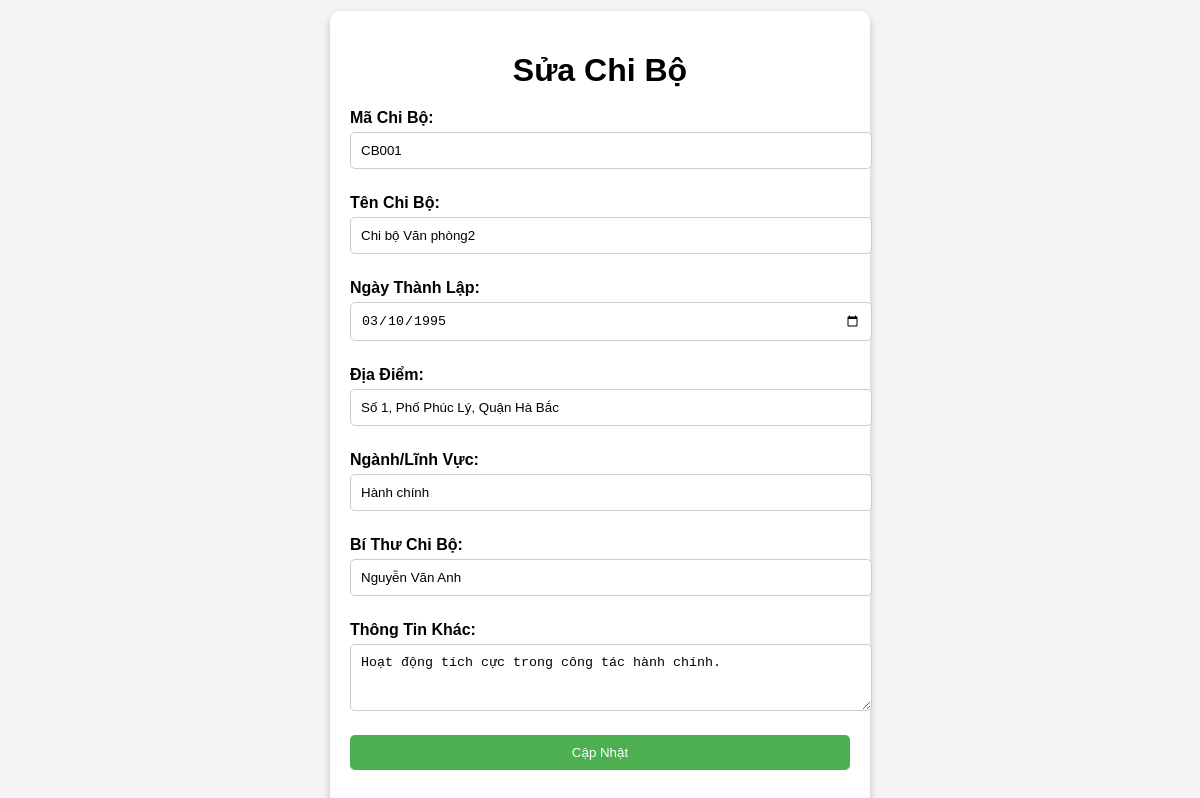
Screenshot of /admin/ChucNang/form_add_edit_chi_bo.php?maChiBo=CB001 with the database file from the repository.
### tables this page shows
CREATE TABLE `chibo` (
  `maChiBo` varchar(10) NOT NULL,
  `tenChiBo` varchar(255) NOT NULL,
  `ngayThanhLap` date NOT NULL,
  `diaDiem` varchar(255) NOT NULL,
  `nganhLinhVuc` varchar(100) DEFAULT NULL,
  `soLuongDangVien` int(11) DEFAULT 0,
  `biThuChiBo` varchar(255) NOT NULL,
  `thongTinKhac` text DEFAULT NULL
);

### admin/ChucNang/form_add_edit_chi_bo.php (the view, shortened to what this page needs)
<?php
require "../Config/connect_db.php";
$isEdit = isset($_GET['maChiBo']);
$data = [];
if ($isEdit) {
    $maChiBo = $_GET['maChiBo'];
    $sql = "SELECT * FROM chibo WHERE maChiBo = ?";
    $stmt = $conn->prepare($sql);
    $stmt->bind_param("s", $maChiBo);
    $stmt->execute();
    $result = $stmt->get_result();
    $data = $result->fetch_assoc();
}
?>
<!DOCTYPE html>
<html lang="en">
<head>
</head>
<body>
    <div class="form-container">
        <h1><?php echo $isEdit ? "Sửa Chi Bộ" : "Thêm Chi Bộ"; ?></h1>
        <form method="POST">
            <label>Mã Chi Bộ:</label>
            <input type="text" name="maChiBo" value="<?php echo $isEdit ? $data['maChiBo'] : ''; ?>" <?php echo $isEdit ? 'readonly' : ''; ?> required>
            <label>Tên Chi Bộ:</label>
            <input type="text" name="tenChiBo" value="<?php echo $data['tenChiBo'] ?? ''; ?>" required>
            <label>Ngày Thành Lập:</label>
            <input type="date" name="ngayThanhLap" value="<?php echo $data['ngayThanhLap'] ?? ''; ?>" required>
            <label>Địa Điểm:</label>
            <input type="text" name="diaDiem" value="<?php echo $data['diaDiem'] ?? ''; ?>" required>
            <label>Ngành/Lĩnh Vực:</label>
            <input type="text" name="nganhLinhVuc" value="<?php echo $data['nganhLinhVuc'] ?? ''; ?>" required>
            <label>Bí Thư Chi Bộ:</label>
            <input type="text" name="biThuChiBo" value="<?php echo $data['biThuChiBo'] ?? ''; ?>" required>
            <label>Thông Tin Khác:</label>
            <textarea name="thongTinKhac" rows="3"><?php echo $data['thongTinKhac'] ?? ''; ?></textarea>
            <button type="submit"><?php echo $isEdit ? "Cập Nhật" : "Thêm Mới"; ?></button>
        </form>
    </div>
</body>
</html>

### admin/ChucNang/form_add_edit_chi_bo.php (style rules this page uses)
body { font-family: Arial, sans-serif; background-color: #f4f4f4; display: flex; justify-content: center; align-items: center; min-height: 100vh; }
.form-container { background: white; padding: 20px; border-radius: 10px; box-shadow: 0 4px 8px rgba(0, 0, 0, 0.2); width: 100%; max-width: 500px; }
.form-container h1 { text-align: center; margin-bottom: 20px; }
.form-container label { font-weight: bold; margin-top: 10px; display: block; }
.form-container input, .form-container textarea, .form-container button { width: 100%; padding: 10px; margin: 5px 0 15px; border: 1px solid #ccc; border-radius: 5px; }
.form-container button { background-color: #4CAF50; color: white; border: none; cursor: pointer; }

### rows the page displays
chibo: maChiBo "CB001", tenChiBo "Chi bộ Văn phòng2", ngayThanhLap "03/10/1995", diaDiem "Số 1, Phố Phúc Lý, Quận Hà Bắc", nganhLinhVuc "Hành chính", biThuChiBo "Nguyễn Văn Anh", thongTinKhac "Hoạt động tích cực trong công tác hành chính."
